Frame 1 (no input): blank canvas, image omitted
Frame 60 (the mouse pressed at the canvas centre just before this capture): blank canvas, image omitted
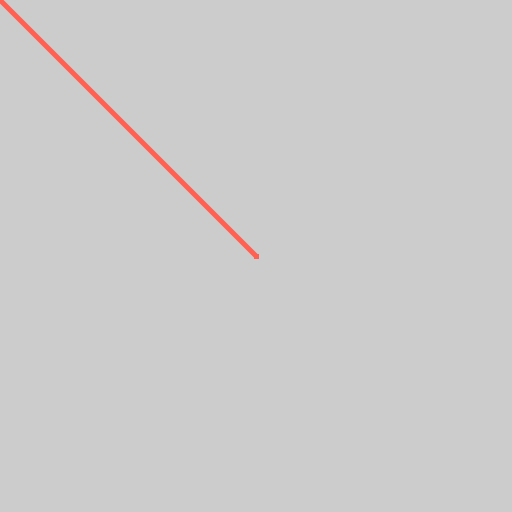
Frame 120 (the mouse held since frame 60 and released just before this capture)

The Processing sketch whose frames 1 and 60 were blank and that drew this single picture after the mouse press (run headless with seeded random() and noise(); from frame 60 on, the mouse is pressed at the canvas centre):

// Processing sketch: interaction3
// ── interaction3.pde
void setup() {
    size(512, 512);
    strokeWeight(5);
    stroke(255, 96, 82);
}

void draw() {
    if (mousePressed) {
        line(mouseX, mouseY, pmouseX, pmouseY);   
    }
}
